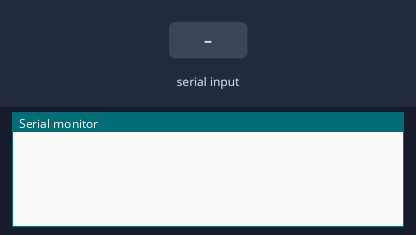
Bench run of a program on a simulated Arduino Uno, built with avr-gcc and run on an emulated ATmega328P. Parts: the last lines printed to the serial monitor. Inputs (shaded band) come from the test bench.

Above: at 1.3 s.
1.4 s: "TMP\n" received over Serial
At 1.8 s:
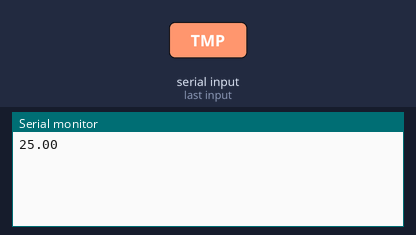
2.9 s: "1\n" received over Serial
At 4.1 s:
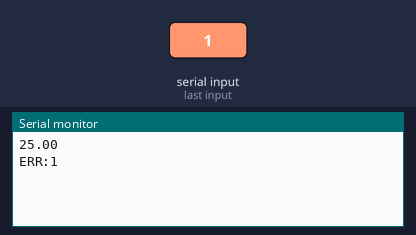

The program:

main.cpp
```cpp
#include <Arduino.h>

#define Vin 5.0
#define T0 298.15 // define constante igual a 298.15 Kelvin
#define Rt 10000 // Resistor do divisor de tensao
#define R0 10000 // Valor da resistencia inicial do NTC
#define T1 273.15 // [K] in datasheet 0º C
#define T2 373.15 // [K] in datasheet 100° C
#define RT1 35563 // [ohms] resistencia in T1
#define RT2 549 // [ohms] resistencia in T2
float beta = 0.0; // parametros iniciais [K]
float Rinf = 0.0; // parametros iniciais [ohm]
float Vout;

void WaitForData();
float ReadVoltageFromSensor(int pin);
float CalculateRout(float voltage);
float CalculateAbsoluteTemperature(float voltage);
float CalculateCelsius(float voltage);
void ReadData(String &mensagem);

void setup() {
  Serial.begin(115200);
  beta = (log(RT1 / RT2)) / ((1 / T1) - (1 / T2)); // calculo de beta
  Rinf = R0 * exp(-beta / T0); // calculo de Rinf
  delay(100);
}

void loop() {
  WaitForData();

  String cmd;

  ReadData(cmd);

  //Serial.println(cmd);

  cmd.trim();

  if(cmd == "TMP") {
    Vout = ReadVoltageFromSensor(0);
    Serial.println(CalculateCelsius(Vout));
  } else if(cmd == "LUZ") {
    Vout = ReadVoltageFromSensor(1);
    Serial.println(Vout);
  } else {
    Serial.println("ERR:" + cmd);
  }

  delay(500);
}

void WaitForData() {
  while (!(Serial.available() > 0)) {}
}

void ReadData(String &mensagem) {
  mensagem = Serial.readStringUntil('\n');
}

float ReadVoltageFromSensor(int pin) {
  return Vin * ((float)(analogRead(pin)) / 1024.0);
}

float CalculateRout(float voltage) {
  return (Rt * voltage / (Vin - voltage));
}

float CalculateAbsoluteTemperature(float voltage) {
  float Rout = CalculateRout(voltage);
  return (beta / log(Rout / Rinf));
}

float CalculateCelsius(float voltage) {
  float k = CalculateAbsoluteTemperature(voltage);
  return k - 273.15;
}
```

Measured:
- after the input at 1.4 s, the serial monitor: prints a new line at once (image 1)
- after the input at 2.9 s, the serial monitor: prints a new line at once (image 2)
